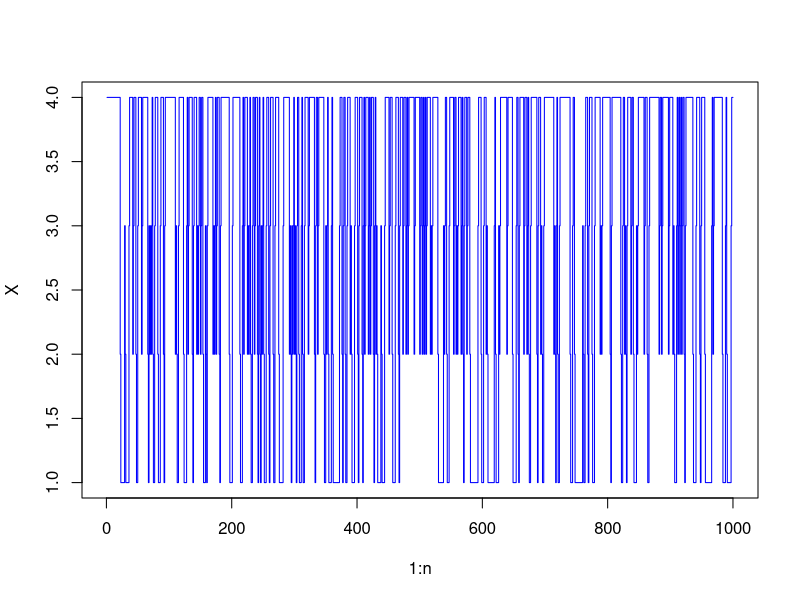
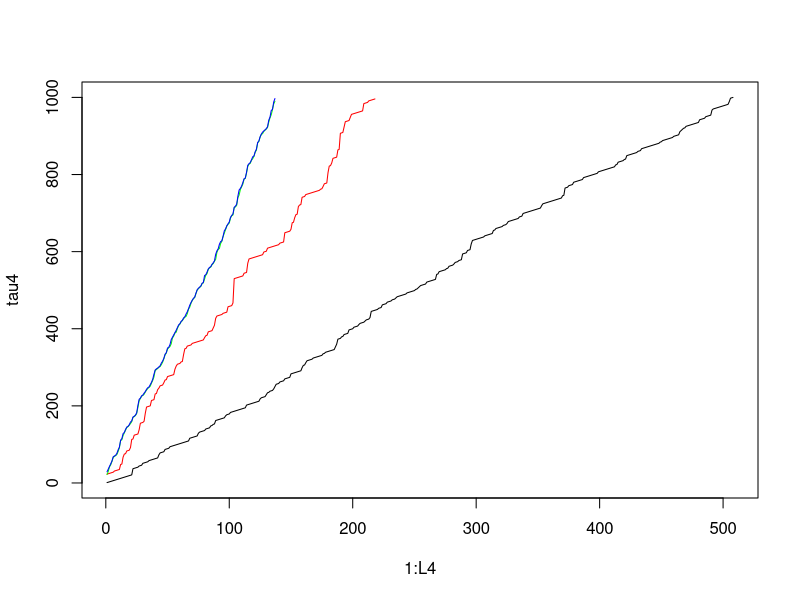
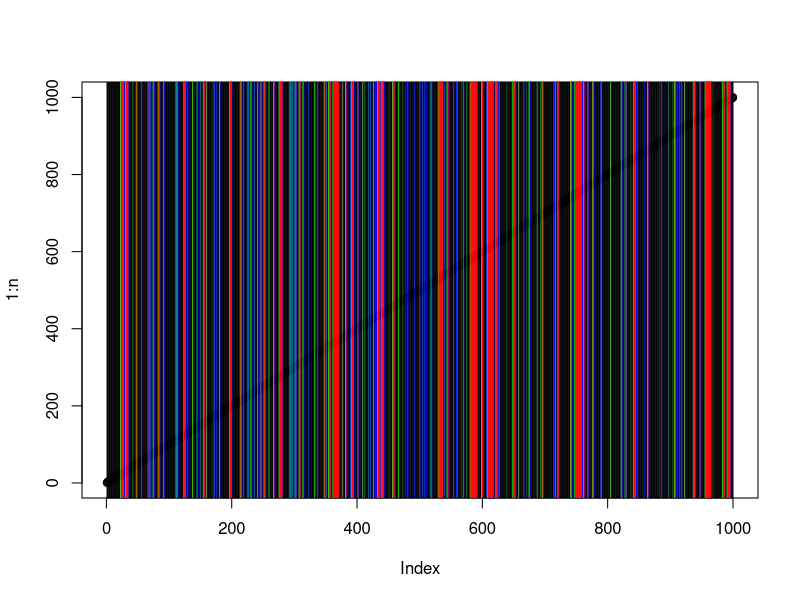
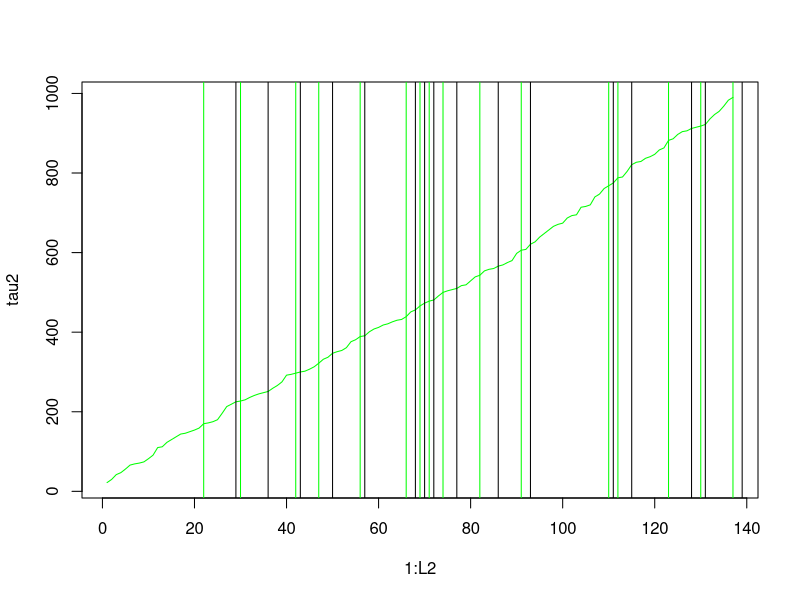
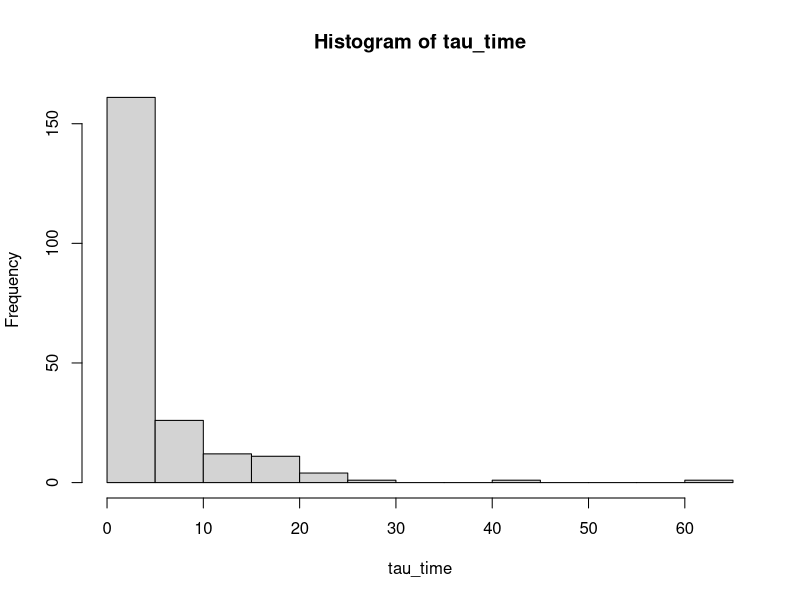
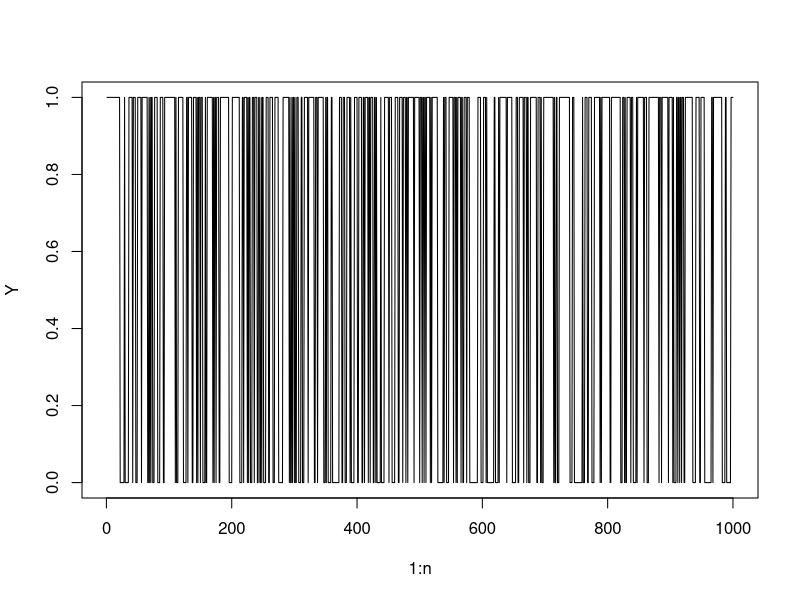
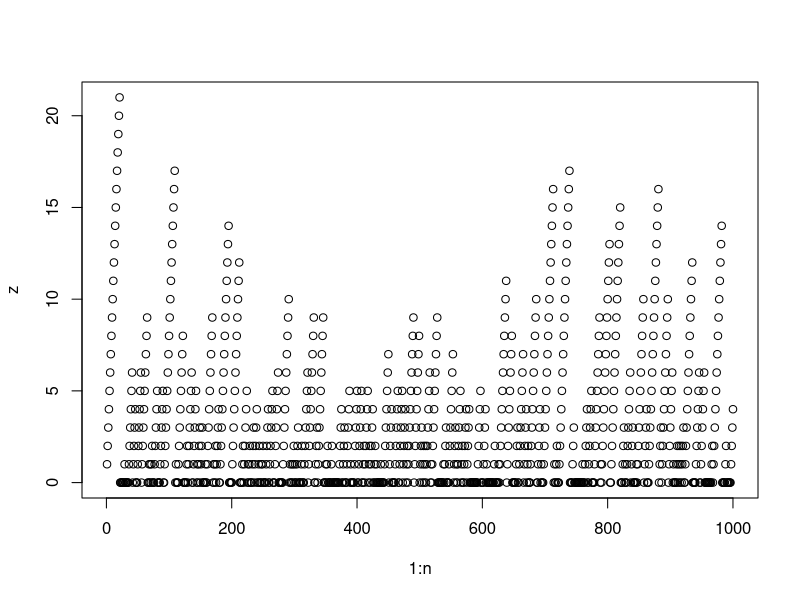
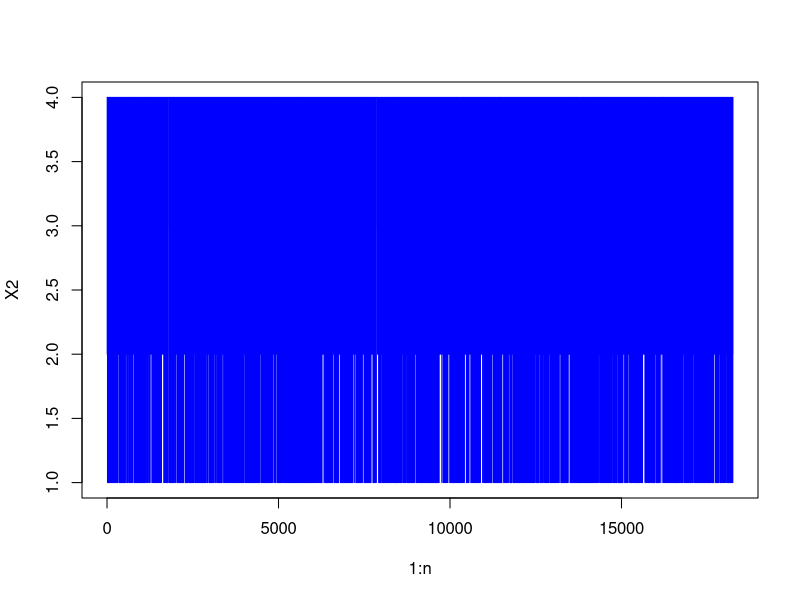

These charts were generated, in order, by the following R code:
init<-rep(0.25,4)
mP<-matrix(0,4,4)
S <-c(1:4)  # state space
mP[1,]<- c(0.62,0.00,0.38,0.00)
mP[2,]<- c(0.55,0.00,0.45,0.00)
mP[3,]<-c(0.00,0.24,0.00,0.76)
mP[4,]<- c(0.00,0.19,0.00,0.81)

rowSums(mP)

n=1000
X = c(rep(0,n+1))
X[1]<-sample(S,1, prob=init )
k=1
for (k in 2:(n+1)) {
    X[k]<-sample(S,1, prob=mP[X[k-1],] )
}
X = X[-1]
plot(1:n, X, type="s", col="blue")

empirical_freq = table(X)/n
piHat = empirical_freq

# f)
mpiHat = matrix(piHat, ncol=4)
delta = abs(mpiHat - (piHat %*% mP))
deltaSum = sum(delta)

stationary_dist = rep(0,4)
for (i in 1:4) {
    e_i = rep(0,4)
    e_i[i] = 1
    e_i = matrix(e_i)
    stationary_dist[i] = abs( mpiHat[i] - ((piHat %*% mP) %*% e_i ) )
}
stationary_dist
sum(stationary_dist)
deltaSum

# g)
#delta = pi - pi*P is close to 0 for n=1000. So piHat is reasonable estimate.

# h)
mP2 = mP %*% mP
mP4 = mP2 %*% mP2
mP8 = mP4 %*% mP4
pi = mP8[1,1:4]
# pi = 0.1969584 0.1336516 0.1357324 0.5336577
# pi close enough when m=8

# i) Find{τ(k), k= 1,...,L}
L<-length(X[X==1])
tau<-order(X)[1:L]

L2=length(X[X==2])
tau2=order(X)[(L+1):(L+L2)]

L3=length(X[X==3])
tau3=order(X)[(L+L2+1):(L+L2+L3)]

L4=length(X[X==4])
tau4=order(X)[(L+L2+L3+1):(L+L2+L3+L4)]

############################
# image 6_1_i_1.jpg
plot(x=1:L4, y=tau4, type="l", col="black")
lines(tau, co="red")
lines(tau2, co="green")
lines(tau3, co="blue")

############################
# image 6_1_i_2.jpg
plot(1:n)
abline(v=tau, col="red")
abline(v=tau2, col="green")
abline(v=tau3, col="blue")
abline(v=tau4, col="black")

############################
#Looking at just event 2 and 3
#They seem to happen with same freq.
#but not always at same time
# either 3 - 4, 3 - 2 or/and 2 - 1
############################
plot(x=1:L2, y=tau2, type="l", col="green")
abline(v=tau2, col="green")
abline(v=tau3, col="black")
##########################

# j)
tau_time = rep(0, L-1)
wait_time = tau[1]
for (i in 2:L) {
    tau_time[i-1] = tau[i] - wait_time
    wait_time = tau[i]
}

#> table(tau_time)
#tau_time
#  1   3   4   5   6   7   8   9  10  11  12  13  14  15  16  17  18  20  21  23  26  33  38 
#126  13   4   9   2   5   5   4   1   4   8   4   2   1   6   2   2   1   1   2   1   2   1 
hist(tau_time)

mean_X0 = sum(tau_time)/(L-1)
#4.742718
#> piHat[1] 
#0.207 
(1/piHat[1] ) - mean_X0
#=0.08819943
# => mean_X0 similar to 1/piHat[1]

# k)
Y<-pmin(pmax(0, X-2),1)
plot(1:n, Y, type='l')

# l) rain days in bergen
z = rep(0, n)
z[1] = Y[1]
for (i in 2:n) {
    z[i] = (z[i-1]+1)*Y[i]
}
plot(1:n, z)

# m) find piHat with n=50*365 (50 years)
###################
# copy - past from top
n=50*365
X2 = c(rep(0,n+1))
X2[1]<-sample(S,1, prob=init )
k=1
for (k in 2:(n+1)) {
    X2[k]<-sample(S,1, prob=mP[X2[k-1],] )
}
X2 = X2[-1]
plot(1:n, X2, type="s", col="blue")

piHat2 = table(X2)/n

#####################
# piHat with 50 years is similar to 1000 days:
#> piHat2
#X2
#        1         2         3         4 
#0.2041096 0.1356164 0.1356164 0.5246575 
#> piHat
#X
#    1     2     3     4 
#0.207 0.138 0.137 0.518 

# n) 
#get pi from eigen vector with eigen value = 1
library(MASS)
e = eigen(mP)
left_vector = ginv(e$vectors)
pi_eig = left_vector[1,]/sum(left_vector[1,])
sum(pi_eig)
#> pi_eig
#[1] 0.1943463 0.1342756 0.1342756 0.5371025
#> piHat2
#X2
#        1         2         3         4 
#0.2041096 0.1356164 0.1356164 0.5246575 
##############
#pi_eig is close to piHat2
#############

# o) rainiest days in 50 years according to model
Y2<-pmin(pmax(0, X2-2),1)
z2 = rep(0, n)
z2[1] = Y2[1]
for (i in 2:n) {
    z2[i] = (z2[i-1]+1)*Y2[i]
}
max(z2)
# z2 = 36 vs z=24", # 103 regndager registert i 1986

# p)
L50<-length(X2[X2==1])
tau50<-order(X2)[1:L50]
tau_time2 = rep(0, L50-1)
wait_time2 = tau50[1]
for (i in 2:L50) {
    tau_time2[i-1] = tau50[i] - wait_time2
    wait_time2 = tau50[i]
} 
d = density(tau_time2)
hist(tau_time2)
plot(d, col="red")

#> mean(tau_time2)
#[1] 4.942818
mean_expo = mean(tau_time2)

#mean = 1/rate
rate_expo = 1/(mean_expo)
hist(rexp(L50-1, rate_expo))
expo_x = (1:(L50-1))
expo_y = dexp((1:length(tau_time2)), rate=(rate_expo))
geom_y = dgeom(1:length(tau_time2), (rate_expo))
#plot(x=expo_x, y=expo_y, type='l')
lines(expo_y)
lines(geom_y)

t2 = tau_time2[order(tau_time2)]
#remove all 1's
t3 = t2[2285:(L50-1)]
plot(density(t3))
plot(density(t3[1081:length(t3)]))

plot(1:(50*365), X2[order(X2)], type="l")

#*********** q) see notes ********************
#6.2
nP<-matrix(0,3,3)
nP[1,]<- c(0.7,0.2,0.1)
nP[2,]<- c(0.0,0.60,0.4)
nP[3,]<-c(0.5,0.0,0.5)

np2 = nP %*% nP
np3 = np2 %*% np2
np4 = np3 %*% nP

#************************
#6.5 a)
nu = t(mP[1,])         # the first row vector of mP
mI = diag(rep(1,4))    # unit matrix
s = mI[,1]             # first unit vector, e_1, in R**4
msnu = s %*% nu
mR = mP - msnu

mP # P
mR # R
s  # = e_0
nu # =v
s %*% nu

#************************
#6.5 b)


